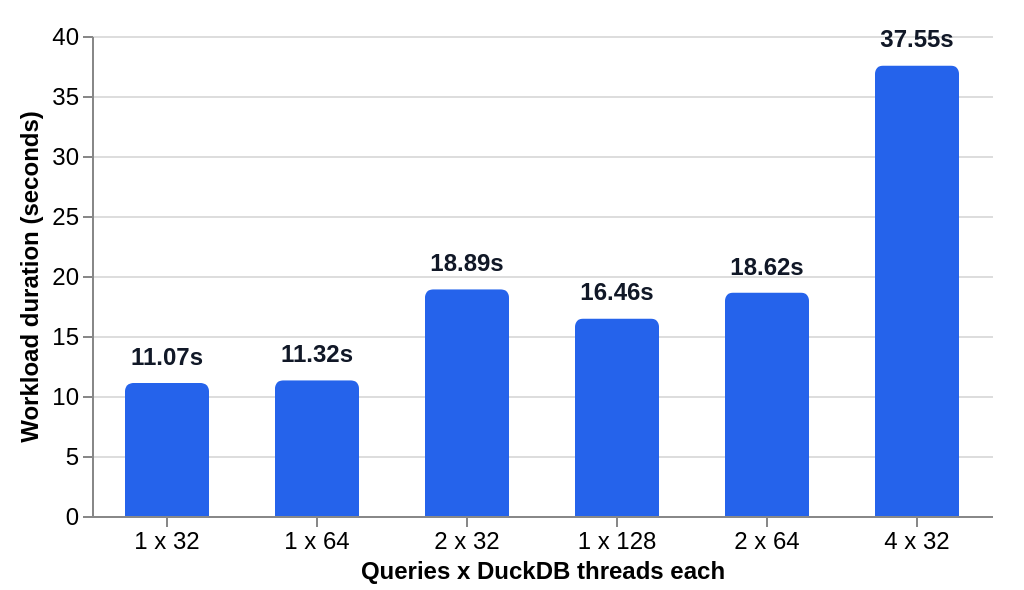

Vega-Lite specification for this chart:
### Vega-Lite specification from a JSON file in a GitHub repository (floating-point values rounded to 4 significant figures)
{"$schema": "https://vega.github.io/schema/vega-lite/v5.json", "description": "End-to-end workload duration for parallel group/order parquet query configurations on r8id.32xlarge, using duration_seconds from temp_benchmark_outputs/best/2026-05-19T091501Z-parallel-running/r8id.32xlarge/i-0b0cd166828897ad0/workloads/*.json.", "width": 450, "height": 240, "padding": {"left": 8, "right": 16, "top": 12, "bottom": 4}, "config": {"view": {"stroke": null}, "axis": {"labelFontSize": 12, "titleFontSize": 12}}, "data": {"values": [{"sort_order": 1, "config_label": "1 x 32", "query_count": 1, "threads_per_query": 32, "duration_seconds": 11.07, "duration_label": "11.07s"}, {"sort_order": 2, "config_label": "1 x 64", "query_count": 1, "threads_per_query": 64, "duration_seconds": 11.32, "duration_label": "11.32s"}, {"sort_order": 3, "config_label": "2 x 32", "query_count": 2, "threads_per_query": 32, "duration_seconds": 18.89, "duration_label": "18.89s"}, {"sort_order": 4, "config_label": "1 x 128", "query_count": 1, "threads_per_query": 128, "duration_seconds": 16.46, "duration_label": "16.46s"}, {"sort_order": 5, "config_label": "2 x 64", "query_count": 2, "threads_per_query": 64, "duration_seconds": 18.62, "duration_label": "18.62s"}, {"sort_order": 6, "config_label": "4 x 32", "query_count": 4, "threads_per_query": 32, "duration_seconds": 37.55, "duration_label": "37.55s"}]}, "encoding": {"x": {"field": "config_label", "type": "nominal", "title": "Queries x DuckDB threads each", "sort": {"field": "sort_order", "op": "min", "order": "ascending"}, "axis": {"labelAngle": 0, "labelLimit": 80, "labelLineHeight": 14}}, "y": {"field": "duration_seconds", "type": "quantitative", "title": "Workload duration (seconds)", "scale": {"domain": [0, 40]}}}, "layer": [{"mark": {"type": "bar", "cornerRadiusTopLeft": 4, "cornerRadiusTopRight": 4, "size": 42, "color": "#2563eb"}, "encoding": {"tooltip": [{"field": "config_label", "type": "nominal", "title": "Configuration"}, {"field": "query_count", "type": "quantitative", "title": "Parallel queries"}, {"field": "threads_per_query", "type": "quantitative", "title": "Threads per query"}, {"field": "duration_seconds", "type": "quantitative", "title": "Workload duration (s)", "format": ".3f"}]}}, {"mark": {"type": "text", "align": "center", "baseline": "bottom", "dy": -6, "fontSize": 12, "fontWeight": 700, "color": "#111827"}, "encoding": {"text": {"field": "duration_label"}}}]}
